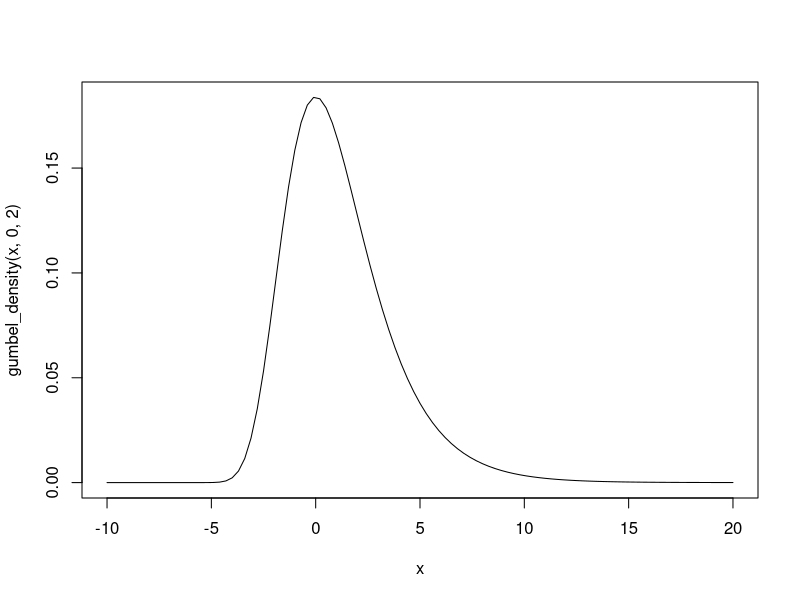
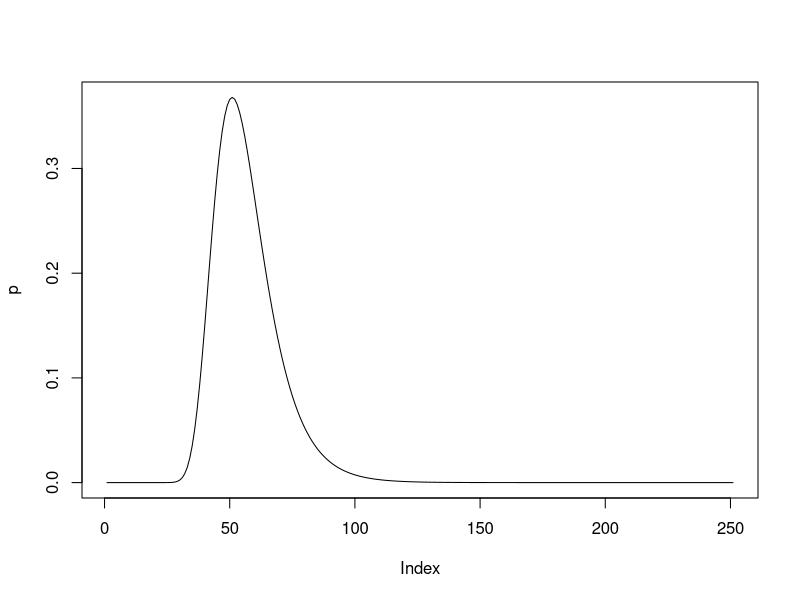

Generate these figures, in order, with R: (Note: this script raises an error after producing the figures.)
gumbel_prob <- function(x, location = 0, scale = 1, lower.tail = TRUE) { # cálculo da probabilidade
  z <- (x - location)/scale
  p <- exp(-(z+exp(-z)))/scale
  prob <- exp(-exp(-z))
  if(lower.tail == FALSE){ #check do lower.tail
    prob <- 1 - prob
  }
  return(prob)
}

gumbel_density <- function(x, location, scale){# função usada no gráfica
  z <- (x - location)/scale
  density <- (exp(-(z + exp(-z))))/scale
  return(density)
}

gumbel_prob(-1, 0, 1)

curve(gumbel_density(x, 0, 2), -10, 20)

a <- c(-50:200)/10 # corrigindo a função que estava dando errado, ignorar
z <- (a - 0)/1
p <- exp(-((a - 0)/1+exp(-((a - 0)/1))))/1
plot(p, type = "l")

integrate(gumbel_prop, -100, -1)
